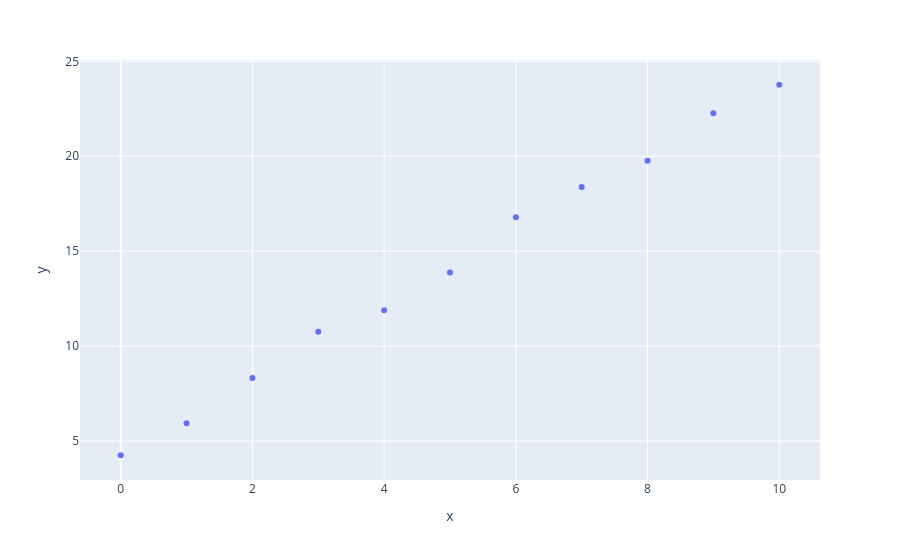

Write notebook code for a chart like this one.
### Markdown cell above
Great! Visualization is very important. 
There are many different libraries in Python for making plots. The most popular are [Matplotlib](https://matplotlib.org/) and its extension [Seaborn](https://seaborn.pydata.org/). My personal favorite one is [Plotly](https://plotly.com/). You are free to use whichever library you like for plotting; however, most examples shown will use Plotly. 

Let's make a plot of our generated data:

### Code cell
import plotly.express as px

fig = px.scatter(x=X.T[0], y=y) #X= 2D array, we use X.T[0] to flatten
fig.show()

### Figure 1 — Plotly figure (JSON) as saved in the notebook; plotly's stock layout.template omitted (floating-point values rounded to 4 significant figures)
{"data": [{"hovertemplate": "x=%{x}<br>y=%{y}<extra></extra>", "legendgroup": "", "marker": {"color": "#636efa", "symbol": "circle"}, "mode": "markers", "name": "", "orientation": "v", "showlegend": false, "type": "scatter", "x": [0, 1, 2, 3, 4, 5, 6, 7, 8, 9, 10], "xaxis": "x", "y": [4.248, 5.931, 8.324, 10.76, 11.88, 13.88, 16.79, 18.38, 19.77, 22.27, 23.77], "yaxis": "y"}], "layout": {"autosize": true, "legend": {"tracegroupgap": 0}, "margin": {"t": 60}, "xaxis": {"anchor": "y", "autorange": true, "domain": [0, 1], "range": [-0.6052, 10.61], "title": {"text": "x"}, "type": "linear"}, "yaxis": {"anchor": "x", "autorange": true, "domain": [0, 1], "range": [2.737, 25.28], "title": {"text": "y"}, "type": "linear"}}}
